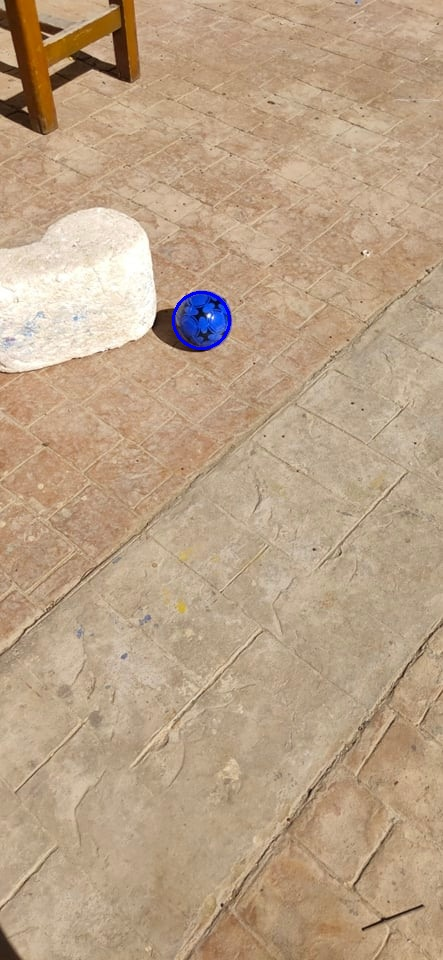
#> input picture detected_balls/detected_balls_1.jpg, 443 x 960 px
$ python -i opencv.py   (imports and definitions only)
#> lines starting #> are read from the running program, lines starting #| are printed output that depends on the picture; after the words box and inside, x2 and y2 are one past the last pixel; in counts of white or black regions, pixels touching at a corner belong together
#> further down, picture is the input picture: shape (960, 443, 3); mean B, G, R 134, 161.4, 186.3

import cv2
import numpy as np

def detect_balls(img):
    # Convert the image to the HSV color space
    hsv = cv2.cvtColor(img, cv2.COLOR_BGR2HSV)
#> hsv: shape (960, 443, 3); mean H, S, V 16.9, 76.2, 187.2

    # Define the range of colors for the red and blue balls
    lower_red = np.array([0, 50, 50])
    upper_red = np.array([10, 255, 255])
    mask_red = cv2.inRange(hsv, lower_red, upper_red)
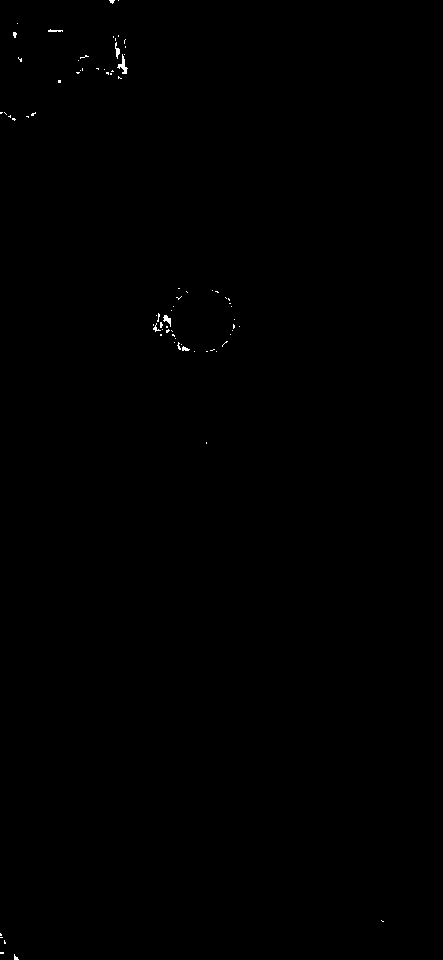
#> mask_red: shape (960, 443); 0.14% white in thin lines or dots, all inside (x1, y1, x2, y2) = (0, 0, 384, 960)

    lower_blue = np.array([110, 50, 50])
    upper_blue = np.array([130, 255, 255])
    mask_blue = cv2.inRange(hsv, lower_blue, upper_blue)
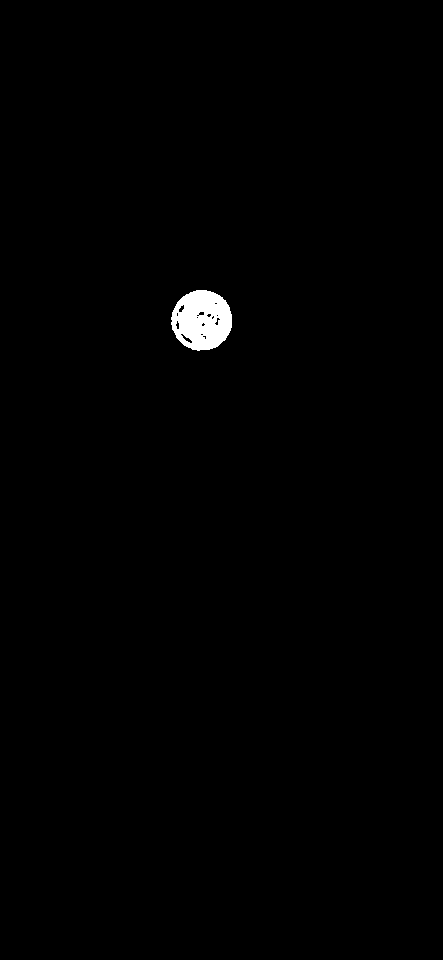
#> mask_blue: shape (960, 443); 0.65% white; 1 white region, box (x1, y1, x2, y2) and area: (171, 290, 232, 351) 2773

    # Apply a Gaussian blur to the red and blue masks
    blur_red = cv2.GaussianBlur(mask_red, (3, 3), 0)
    blur_blue = cv2.GaussianBlur(mask_blue, (5, 5), 0)

    # Use the HoughCircles function to detect circles in the image
    circles_red = cv2.HoughCircles(blur_red, cv2.HOUGH_GRADIENT_ALT, 1, 25, param1=300, param2=0.68, minRadius=0, maxRadius=0)
#> circles_red = None
    circles_blue = cv2.HoughCircles(blur_blue, cv2.HOUGH_GRADIENT_ALT, 1, 30, param1=300, param2=.5, minRadius=0, maxRadius=0)
#> circles_blue = [[201, 317, 30.3]]

    # Draw a circle or bounding box around the detected circles
    if circles_red is not None:
        circles_red = np.round(circles_red[0, :]).astype("int")
        for (x, y, r) in circles_red:
            cv2.circle(img, (x, y), r, (0, 0, 255), 2)

    if circles_blue is not None:
        circles_blue = np.round(circles_blue[0, :]).astype("int")
#> circles_blue = [[201, 317, 30]]
        for (x, y, r) in circles_blue:
            cv2.circle(img, (x, y), r, (255, 0, 0), 2)
#> this loop made 1 pass
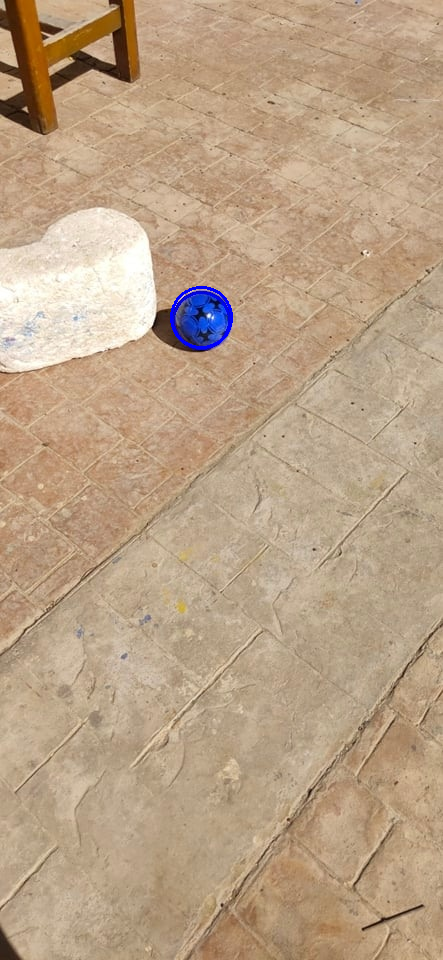
#> img: shape (960, 443, 3); 0.13% of pixels changed, all inside (x1, y1, x2, y2) = (170, 286, 233, 349)

    # Save the image to a file
#> (the run stopped early here; a loop or call above may not have finished)

$ run again, on detected_balls/detected_balls_13.jpg
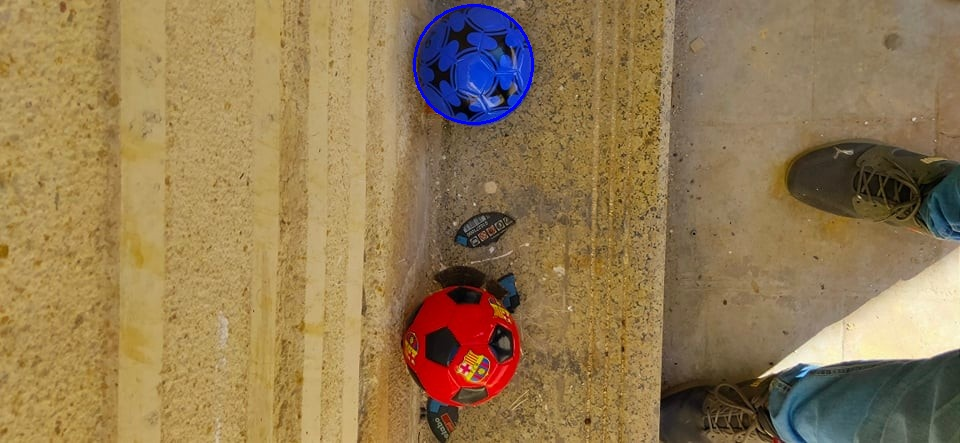
#> input picture detected_balls/detected_balls_13.jpg, 960 x 443 px
#> picture is the input picture: shape (443, 960, 3); mean B, G, R 82.6, 121.7, 146.1
#> hsv: shape (443, 960, 3); mean H, S, V 24.8, 121.9, 150.3
#> in detect_balls, `mask_red = cv2.inRange(hsv, lower_red, upper_red)`:
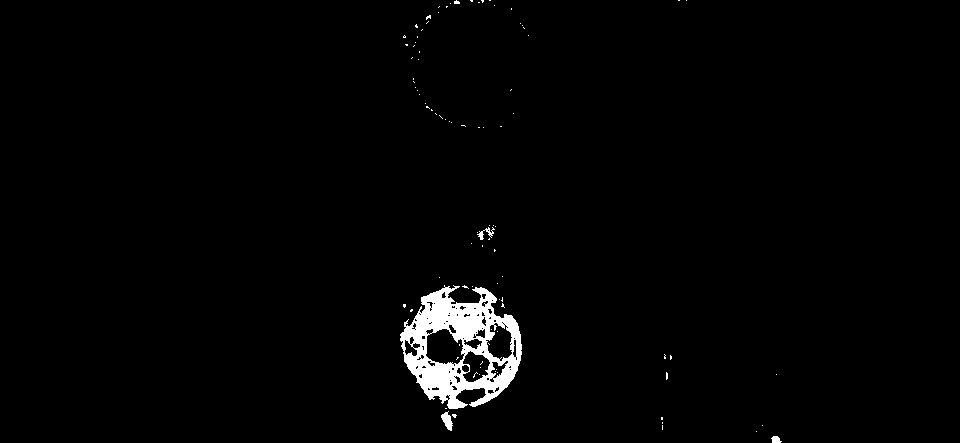
#> mask_red: shape (443, 960); 1.8% white; 93 white regions (89 under 20 px), largest, box (x1, y1, x2, y2) and area: (400, 285, 522, 409) 7174, (441, 411, 453, 431) 131, (477, 227, 495, 240) 80, (771, 436, 782, 443) 56
#> mask_blue: shape (443, 960); 2.5% white; 12 white regions (10 under 20 px), largest, box (x1, y1, x2, y2) and area: (412, 3, 535, 127) 10634, (449, 348, 456, 358) 22
#> circles_red = None
#> in detect_balls, `circles_blue = cv2.HoughCircles(blur_blue, cv2.HOUGH_GRADIENT_ALT, 1, ..`: circles_blue = [[470, 62, 61.65]]
#> in detect_balls, `circles_blue = np.round(circles_blue[0, :]).astype("int")`: circles_blue = [[470, 62, 62]]
#> the loop in detect_balls, `for (x, y, r) in circles_blue:` made 1 pass
#> after the loop in detect_balls, `for (x, y, r) in circles_blue:`:
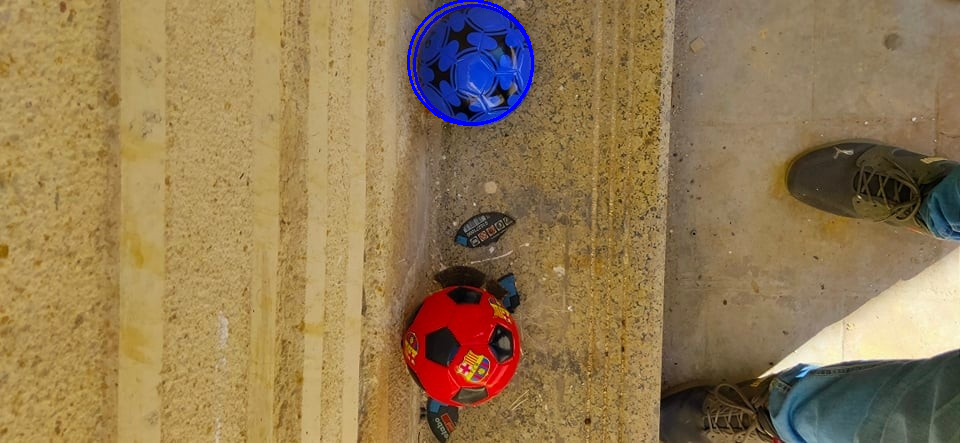
#> img: shape (443, 960, 3); 0.27% of pixels changed, all inside (x1, y1, x2, y2) = (407, 0, 534, 126)

$ run again, on detected_balls/detected_balls_15.jpg
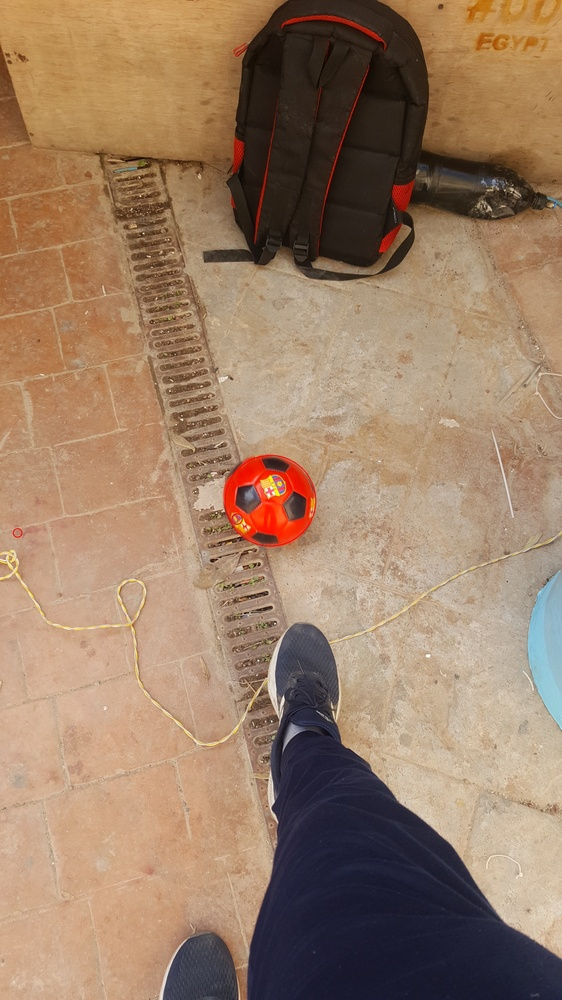
#> input picture detected_balls/detected_balls_15.jpg, 562 x 1000 px, shrunk from 1836 x 3264 before the run
#> picture is the input picture: shape (1000, 562, 3); mean B, G, R 102.7, 126.8, 155.6
#> hsv: shape (1000, 562, 3); mean H, S, V 27, 97.2, 157.9
#> in detect_balls, `mask_red = cv2.inRange(hsv, lower_red, upper_red)`:
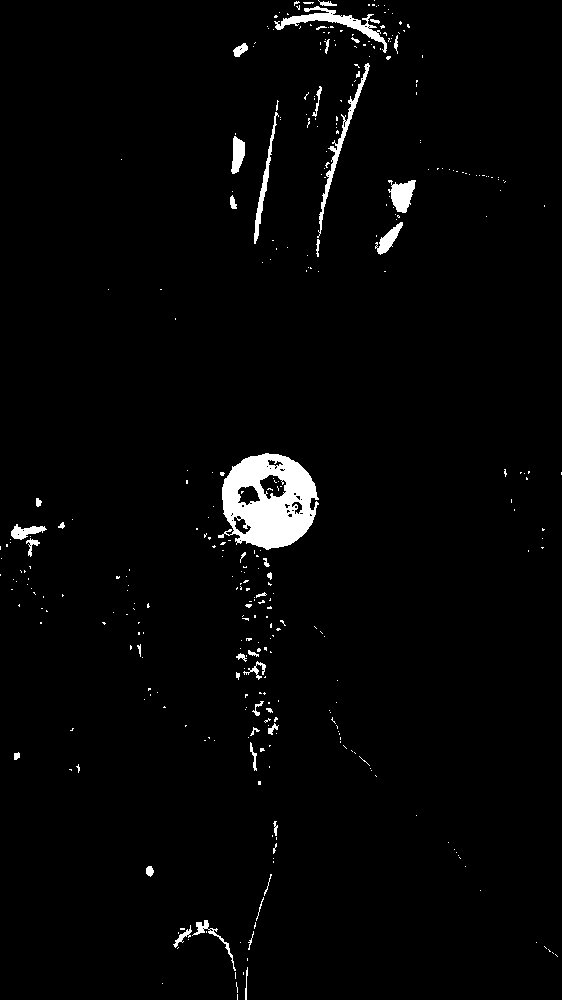
#> mask_red: shape (1000, 562); 2.4% white; 364 white regions (318 under 20 px), largest, box (x1, y1, x2, y2) and area: (218, 453, 319, 550) 6183, (274, 6, 387, 53) 1089, (317, 63, 370, 238) 828
#> in detect_balls, `mask_blue = cv2.inRange(hsv, lower_blue, upper_blue)`:
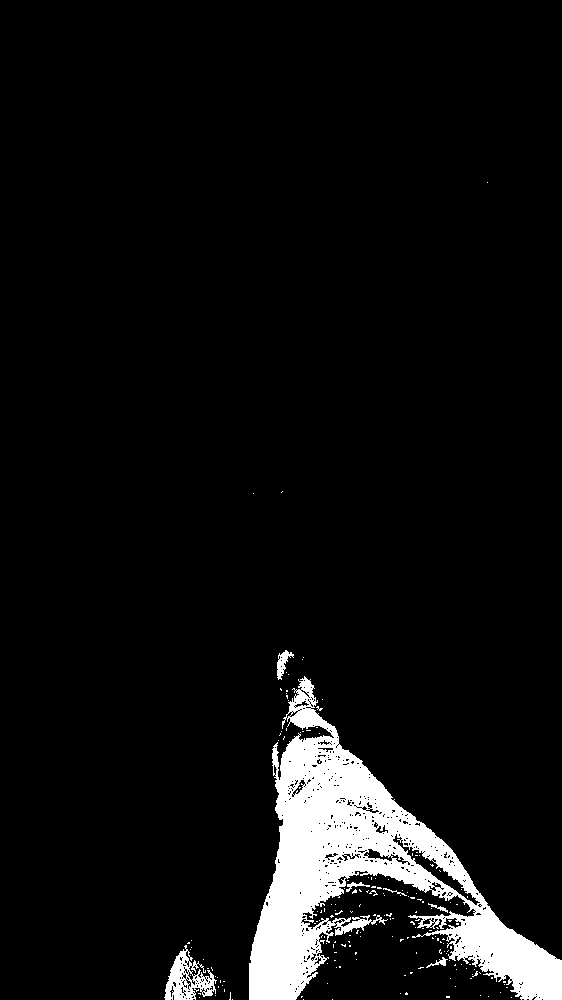
#> mask_blue: shape (1000, 562); 6.2% white; 178 white regions (170 under 20 px), largest, box (x1, y1, x2, y2) and area: (249, 676, 562, 1000) 32665, (164, 945, 217, 1000) 1301, (277, 650, 294, 680) 223
#> circles_red = None
